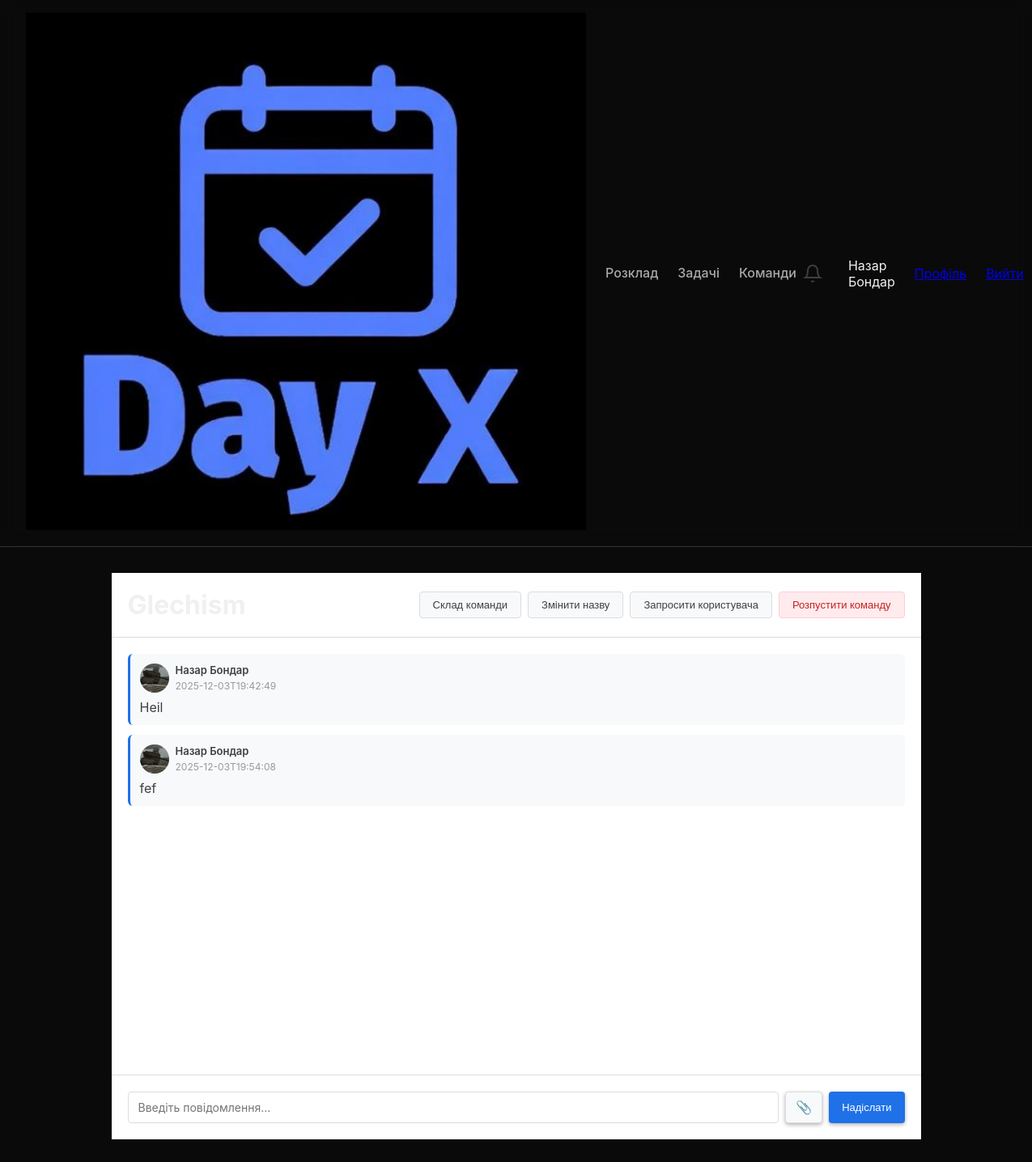
The page /team/1 (signed in) on the database its author committed.
### tables this page shows
CREATE TABLE users (
                        id INTEGER PRIMARY KEY AUTOINCREMENT,
                        first_name TEXT NOT NULL,
                        last_name TEXT NOT NULL,
                        email TEXT UNIQUE NOT NULL,
                        password TEXT NOT NULL,
                        group_name TEXT,
                        subgroup INTEGER DEFAULT 1,
                        avatar TEXT
                    );

CREATE TABLE team_messages (
                        id INTEGER PRIMARY KEY AUTOINCREMENT,
                        team_id INTEGER NOT NULL,
                        user_id INTEGER NOT NULL,
                        message TEXT NOT NULL,
                        created_at TEXT NOT NULL,
                        FOREIGN KEY (team_id) REFERENCES teams(id),
                        FOREIGN KEY (user_id) REFERENCES users(id)
                    );

### app.py (the view)
@app.route('/team/<int:team_id>')
def team_chat(team_id):
    if g.user is None:
        return redirect(url_for('login'))
    db = get_db()
    member = db.execute('''
        SELECT * FROM team_members
        WHERE team_id = ? AND user_id = ?
    ''', (team_id, g.user['id'])).fetchone()
    if not member:
        flash('Ви не маєте доступу до цієї команди', 'error')
        return redirect(url_for('teams'))
    team = db.execute('SELECT * FROM teams WHERE id = ?', (team_id,)).fetchone()
    is_creator = team['creator_id'] == g.user['id']
    members = db.execute('''
            SELECT u.id, u.first_name, u.last_name, u.avatar
            FROM team_members tm
            JOIN users u ON tm.user_id = u.id
            WHERE tm.team_id = ?
            ORDER BY u.first_name
        ''', (team_id,)).fetchall()
    messages_rows = db.execute('''
            SELECT m.*, u.first_name, u.last_name, u.avatar
            FROM team_messages m
            JOIN users u ON m.user_id = u.id
            WHERE m.team_id = ?
            ORDER BY m.created_at ASC
        ''', (team_id,)).fetchall()
    messages = [dict(row) for row in messages_rows]
    return render_template('team-chat.html', team=team, is_creator=is_creator,
                           members=members, messages=messages)

### app.py (called while the page is built)
def get_db():
    db = getattr(g, '_database', None)
    if db is None:
        db = g._database = sqlite3.connect(DB_PATH)
        db.row_factory = sqlite3.Row
    return db

@app.teardown_appcontext
def close_connection(exception):
    db = getattr(g, '_database', None)
    if db is not None:
        db.close()

@app.route('/app/user/avatar',
           methods=['GET'])  # Додатковий хелпер, якщо потрібно, але краще правити load_logged_in_user
@app.before_request
def load_logged_in_user():
    user_id = session.get('user_id')
    if user_id is None:
        g.user = None
    else:
        db = get_db()
        user = db.execute('SELECT * FROM users WHERE id = ?', (user_id,)).fetchone()
        if user:
            g.user = dict(user)
        else:
            session.clear()
            g.user = None

### templates/team-chat.html (shortened to what this page needs)
{% extends 'base.html' %}
{% block content %}
<div class="team-chat-container">
  <div class="team-chat-header">
    <div class="team-header-left">
      <h1>{{ team['name'] }}</h1>
    </div>
    <div class="team-header-right">
      <button id="members-btn" class="chat-btn">Склад команди</button>
      {% if is_creator %}
        <button id="rename-btn" class="chat-btn">Змінити назву</button>
        <button id="add-member-btn" class="chat-btn">Запросити користувача</button>
        <button id="disband-btn" class="chat-btn chat-btn-danger">Розпустити команду</button>
      {% else %}
        <button id="leave-btn" class="chat-btn chat-btn-danger">Покинути команду</button>
      {% endif %}
    </div>
  </div>
  <div class="team-messages" id="messages-container">
    {% for message in messages %}
      <div class="message">
        <div class="message-header">
  {% if message['avatar'] %}
      <img src="{{ message['avatar'] }}" class="message-avatar" style="object-fit: cover;" alt="Avatar">
  {% else %}
      <div class="message-avatar" style="background: linear-gradient(135deg, #1f71e8, #5294e2);">
        {{ message['first_name'][0] }}{{ message['last_name'][0] }}
      </div>
  {% endif %}
  <div class="message-info">
            <div class="message-author">{{ message['first_name'] }} {{ message['last_name'] }}</div>
            <div class="message-time">{{ message['created_at'][:19] }}</div>
          </div>
        </div>
        <div class="message-text">{{ message['message'] }}</div>
      </div>
    {% endfor %}
  </div>
  <div class="team-input-area">
    <input id="message-input" type="text" class="message-input" placeholder="Введіть повідомлення...">
    <button id="attach-file-btn" class="btn btn-icon" title="Прикріпити файл">📎</button>
    <button id="send-btn" class="btn btn-primary">Надіслати</button>
  </div>
</div>
{% endblock %}

### templates/base.html (shortened to what this page needs)
<!doctype html>
<html lang="uk">
<head>
  <link rel="stylesheet" href="{{ url_for('static', filename='style.css') }}">
</head>
<body>
  <nav class="navbar">
    <div class="nav-left">
      <a href="{{ url_for('index') }}">
        <img src="{{ url_for('static', filename='icon.png') }}" alt="icon" class="nav-icon">
      </a>
      <a class="nav-link" href="{{ url_for('schedule') }}">Розклад</a>
      <a class="nav-link" href="{{ url_for('tasks') }}">Задачі</a>
      <a class="nav-link" href="{{ url_for('teams') }}">Команди</a>
    </div>
    <div class="nav-right">
      {% if g.user %}
        <button id="notifications-btn" class="nav-notifications-btn" title="Повідомлення">
          <svg width="24" height="24" viewBox="0 0 24 24" fill="none" stroke="currentColor" stroke-width="2">
            <path d="M18 8A6 6 0 0 0 6 8c0 7-3 9-3 9h18s-3-2-3-9"></path>
            <path d="M13.73 21a2 2 0 0 1-3.46 0"></path>
          </svg>
        </button>
        <span class="nav-username">{{ g.user['first_name'] }} {{ g.user['last_name'] }}</span>
        <a class="profile-button" href="{{ url_for('profile') }}">Профіль</a>
        <a class="logout-button" href="{{ url_for('logout') }}">Вийти</a>
      {% else %}
        <a class="nav-link" href="{{ url_for('login') }}">Увійти</a>
        <a class="nav-link" href="{{ url_for('register') }}">Реєстрація</a>
      {% endif %}
    </div>
  </nav>
  <main class="container">
    {% block content %}{% endblock %}
  </main>
</body>
</html>

### static/style.css (style rules this page uses)
:root { --bg-color: #0a0a0a; --text-color: #f0f0f0; --card-bg: #1a1a1a; --primary-blue: #324D9C; --secondary-gray: #333333; --danger-red: #ef4444; --text-dark: #ffffff; --input-border: #444444; }
* { box-sizing: border-box; margin: 0; padding: 0; }
body { font-family: 'Inter', -apple-system, BlinkMacSystemFont, "Segoe UI", Roboto, Helvetica, Arial, sans-serif; background-color: var(--bg-color); color: var(--text-color); min-height: 100vh; display: flex; flex-direction: column; transition: background-color 0.3s; }
.btn { display: inline-flex; align-items: center; justify-content: center; gap: 0.5rem; padding: 0.6rem 1.2rem; border-radius: 8px; font-weight: 600; font-size: 0.9rem; border: none; cursor: pointer; text-decoration: none; transition: transform 0.2s, box-shadow 0.2s, background-color 0.2s; box-shadow: 0 2px 5px rgba(0,0,0,0.3); }
.btn-primary { background: var(--primary-blue); color: white; }
nav.navbar { background-color: rgba(10, 10, 10, 0.8); backdrop-filter: blur(10px); padding: 1rem 2rem; display: flex; justify-content: space-between; align-items: center; border-bottom: 1px solid var(--secondary-gray); position: sticky; top: 0; z-index: 100; }
.nav-link { color: #aaa; text-decoration: none; font-weight: 500; transition: color 0.2s, border-bottom-color 0.2s; padding: 0.5rem 0; border-bottom: 2px solid transparent; }
main { flex: 1; padding: 2rem; animation: fadeIn 0.5s ease-out; }
.navbar { display: flex; justify-content: space-between; align-items: center; padding: 1rem 2rem; background-color: #000; border-bottom: 1px solid #333; }
.nav-left, .nav-right { display: flex; align-items: center; gap: 1.5rem; }
.nav-link { color: #aaa; text-decoration: none; font-weight: 500; transition: color 0.2s; }

### templates/team-chat.html (style rules this page uses)
.team-chat-container { max-width: 1000px; margin: 0 auto; height: calc(100vh - 100px); display: flex; flex-direction: column; background: white; }
.team-chat-header { display: flex; justify-content: space-between; align-items: center; padding: 20px; border-bottom: 1px solid #dadce0; }
.team-header-right { display: flex; gap: 8px; flex-wrap: wrap; }
.chat-btn { padding: 8px 16px; border: 1px solid #dadce0; border-radius: 4px; background: #f8f9fa; color: #3c4043; cursor: pointer; font-size: 13px; font-weight: 500; transition: all 0.2s; }
.chat-btn-danger { background: #ffebee; color: #c5221f; border-color: #ffcdd2; }
.team-messages { flex: 1; overflow-y: auto; padding: 20px; display: flex; flex-direction: column; gap: 12px; }
.message { background: #f8f9fa; padding: 12px; border-radius: 6px; border-left: 3px solid #1f71e8; }
.message-header { display: flex; gap: 8px; align-items: flex-start; margin-bottom: 8px; }
.message-avatar { width: 36px; height: 36px; border-radius: 50%; display: flex; align-items: center; justify-content: center; color: white; font-weight: bold; font-size: 13px; flex-shrink: 0; }
.message-info { flex: 1; }
.message-author { font-weight: 600; color: #3c4043; font-size: 13px; }
.message-text { margin-top: 4px; color: #3c4043; word-wrap: break-word; }
.message-time { font-size: 12px; color: #999; margin-top: 4px; }
.team-input-area { display: flex; gap: 8px; padding: 20px; border-top: 1px solid #dadce0; }
.message-input { flex: 1; padding: 10px 12px; border: 1px solid #dadce0; border-radius: 4px; font-size: 14px; font-family: inherit; }
.btn { padding: 8px 16px; border: none; border-radius: 4px; cursor: pointer; font-weight: 500; font-size: 13px; }
.btn-primary { background: #1f71e8; color: white; }
.btn-icon { padding: 8px 12px; background: #f8f9fa; border: 1px solid #dadce0; border-radius: 4px; cursor: pointer; font-size: 16px; }

### templates/base.html (style rules this page uses)
.nav-notifications-btn { background: none; border: none; color: #3c4043; cursor: pointer; padding: 8px; display: flex; align-items: center; position: relative; transition: all 0.2s; }

### rows shown on the page
users: user.first_name "Назар", user.last_name "Бондар"
team_messages: avatar (picture), first_name "Назар", last_name "Бондар", created_at "2025-12-03T19:42:49", message "Heil"
team_messages: avatar (picture), first_name "Назар", last_name "Бондар", created_at "2025-12-03T19:54:08", message "fef"
